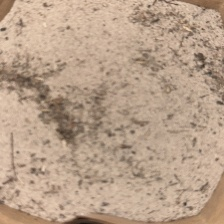
#> input picture Spring 2026/Mechanical Design 3/Final Code/Image Processing - Run w: Python (Cursor)/yolo_dataset/test/type_a/IMG_4431.JPG, 224 x 224 px
$ python -i CORRECTED_METRICS.py   (imports and definitions only)
#> lines starting #> are read from the running program, lines starting #| are printed output that depends on the picture
#!/usr/bin/env python3
"""
Generate Corrected Metrics Using ONLY Test Set

This script evaluates models using ONLY the held-out test set from yolo_dataset/test/
"""

from ultralytics import YOLO
import joblib
import numpy as np
import cv2
from pathlib import Path
from sklearn.metrics import confusion_matrix, accuracy_score
import json

def extract_features(image_path: str) -> np.ndarray:
    """Extract features for Random Forest."""
#> called with image_path = 'yolo_dataset/test/type_a/IMG_4431.JPG'
    img = cv2.imread(str(image_path))
#> img is the input picture: shape (224, 224, 3); mean B, G, R 139, 160.5, 184.9
    if img is None:
        return np.zeros(50)

    gray = cv2.cvtColor(img, cv2.COLOR_BGR2GRAY)
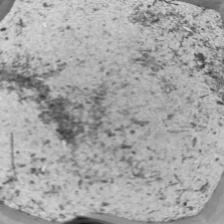
#> gray: shape (224, 224); min 19, max 225, mean 165.3
    hsv = cv2.cvtColor(img, cv2.COLOR_BGR2HSV)
#> hsv: shape (224, 224, 3); mean H, S, V 14, 64.5, 184.9
    lab = cv2.cvtColor(img, cv2.COLOR_BGR2LAB)
#> lab: shape (224, 224, 3); mean of channels 0, 1, 2 172.2, 133.7, 142.6

    features = []

    for channel in cv2.split(img):
        features.extend([
            np.mean(channel), np.std(channel), np.median(channel),
            np.percentile(channel, 25), np.percentile(channel, 75)
        ])
#> this loop made 3 passes
#> after the loop, features = [139, 25.04, 145, 126, 157, 160.5, 25.7, 167, 147, 179, 184.9, 26.58, 191, 171, 204]

    features.extend([
        np.mean(gray), np.std(gray), np.median(gray),
        np.percentile(gray, 25), np.percentile(gray, 75)
    ])

    for channel in cv2.split(hsv):
        features.extend([np.mean(channel), np.std(channel)])
#> after the loop, features = 26 values, max 204 at index 14, min 0.917 at index 21, mean 117.3

    for channel in cv2.split(lab):
        features.extend([np.mean(channel), np.std(channel)])
#> after the loop, features = 32 values, max 204 at index 14, min 0.917 at index 21, mean 110.2

    kernel = np.ones((3,3), np.float32) / 9
#> kernel = [[0.111, 0.111, 0.111], [0.111, 0.111, 0.111], [0.111, 0.111, 0.111]]
    blurred = cv2.filter2D(gray, -1, kernel)
    features.extend([
        np.mean(np.abs(gray - blurred)),
        np.std(np.abs(gray - blurred))
    ])

    edges = cv2.Canny(gray, 50, 150)
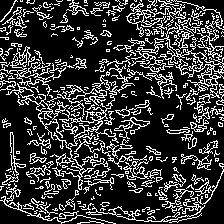
#> edges: shape (224, 224); 22.3% white in thin lines or dots
    features.append(np.sum(edges > 0) / (edges.shape[0] * edges.shape[1]))

    return np.array(features)

# [147 lines left out: function main, not called in this run]

# [2 lines not run here, left out]

>>> result = extract_features('yolo_dataset/test/type_a/IMG_4431.JPG')
#> result = 35 values, max 204 at index 14, min 0.223 at index 34, mean 107.3

$ run again, on Spring 2026/Mechanical Design 3/Final Code/Image Processing - Run w: Python (Cursor)/yolo_dataset/test/type_b/IMG_4403.JPG
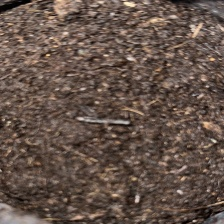
#> input picture Spring 2026/Mechanical Design 3/Final Code/Image Processing - Run w: Python (Cursor)/yolo_dataset/test/type_b/IMG_4403.JPG, 224 x 224 px
#> in extract_features, img is the input picture: shape (224, 224, 3); mean B, G, R 73.9, 83.5, 101.1
#> in extract_features, `gray = cv2.cvtColor(img, cv2.COLOR_BGR2GRAY)`:
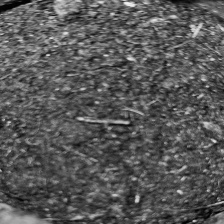
#> gray: shape (224, 224); min 0, max 242, mean 87.6
#> hsv: shape (224, 224, 3); mean H, S, V 11.8, 73.5, 101.1
#> lab: shape (224, 224, 3); mean of channels 0, 1, 2 93.4, 133.7, 136.4
#> the loop in extract_features, `for channel in cv2.split(img):` made 3 passes
#> after the loop in extract_features, `for channel in cv2.split(img):`: features = [73.92, 30.31, 70, 53, 91, 83.47, 31.51, 79, 62, 101, 101.1, 33.35, 97, 78, 120]
#> the loop in extract_features, `for channel in cv2.split(hsv):` made 3 passes
#> after the loop in extract_features, `for channel in cv2.split(hsv):`: features = 26 values, max 120 at index 14, min 11.75 at index 20, mean 66.78
#> the loop in extract_features, `for channel in cv2.split(lab):` made 3 passes
#> after the loop in extract_features, `for channel in cv2.split(lab):`: features = 32 values, max 136.4 at index 30, min 1.51 at index 29, mean 66.8
#> kernel = [[0.111, 0.111, 0.111], [0.111, 0.111, 0.111], [0.111, 0.111, 0.111]]
#> in extract_features, `edges = cv2.Canny(gray, 50, 150)`:
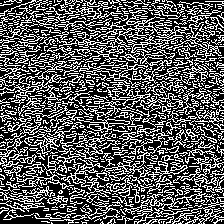
#> edges: shape (224, 224); 34.9% white in thin lines or dots
#> result = 35 values, max 136.4 at index 30, min 0.349 at index 34, mean 68.16

$ run again, on Spring 2026/Mechanical Design 3/Final Code/Image Processing - Run w: Python (Cursor)/yolo_dataset/test/type_b/Image (13).JPG
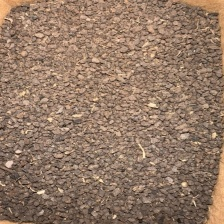
#> input picture Spring 2026/Mechanical Design 3/Final Code/Image Processing - Run w: Python (Cursor)/yolo_dataset/test/type_b/Image (13).JPG, 224 x 224 px
#> in extract_features, img is the input picture: shape (224, 224, 3); mean B, G, R 101.4, 120.9, 147.3
#> in extract_features, `gray = cv2.cvtColor(img, cv2.COLOR_BGR2GRAY)`:
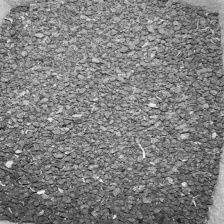
#> gray: shape (224, 224); min 17, max 240, mean 126.6
#> hsv: shape (224, 224, 3); mean H, S, V 12.6, 81.4, 147.3
#> lab: shape (224, 224, 3); mean of channels 0, 1, 2 133.9, 135.3, 142.6
#> the loop in extract_features, `for channel in cv2.split(img):` made 3 passes
#> after the loop in extract_features, `for channel in cv2.split(img):`: features = [101.4, 29.55, 101, 81, 122, 120.9, 32.13, 121, 98, 143, 147.3, 35.81, 147, 122, 172]
#> the loop in extract_features, `for channel in cv2.split(hsv):` made 3 passes
#> after the loop in extract_features, `for channel in cv2.split(hsv):`: features = 26 values, max 172 at index 14, min 1.28 at index 21, mean 92.68
#> the loop in extract_features, `for channel in cv2.split(lab):` made 3 passes
#> after the loop in extract_features, `for channel in cv2.split(lab):`: features = 32 values, max 172 at index 14, min 1.28 at index 21, mean 89.39
#> kernel = [[0.111, 0.111, 0.111], [0.111, 0.111, 0.111], [0.111, 0.111, 0.111]]
#> in extract_features, `edges = cv2.Canny(gray, 50, 150)`:
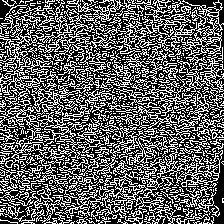
#> edges: shape (224, 224); 37.9% white in thin lines or dots
#> result = 35 values, max 172 at index 14, min 0.379 at index 34, mean 88.37
